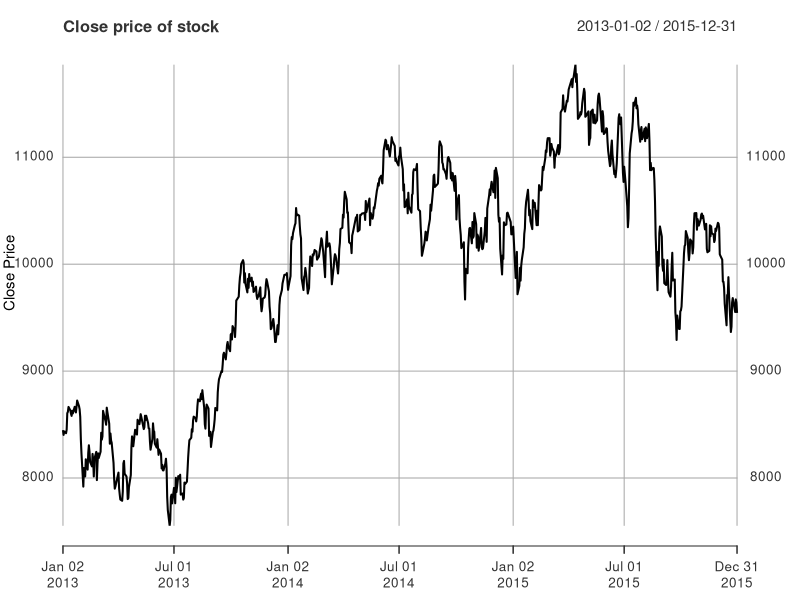
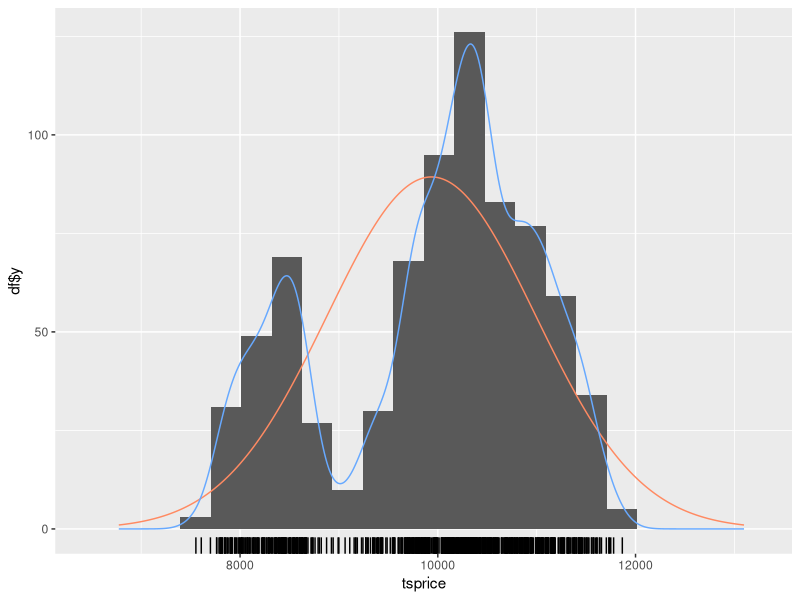
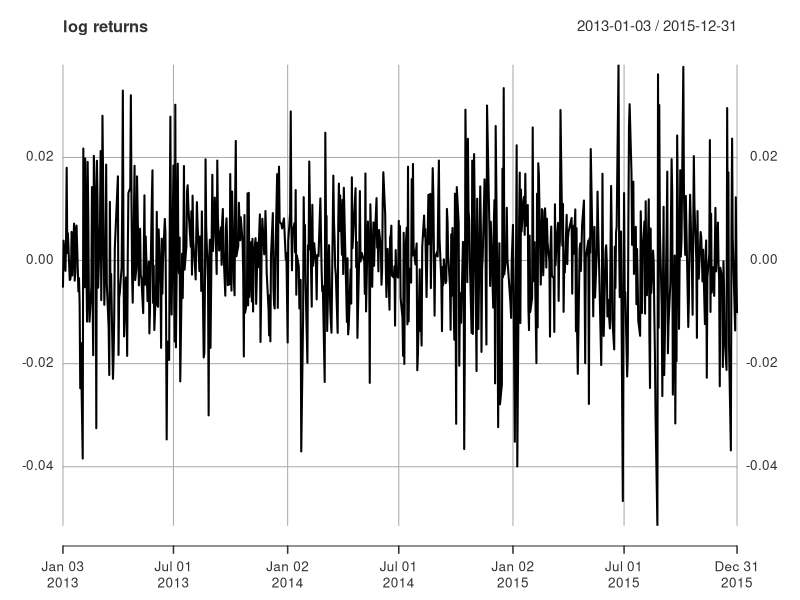
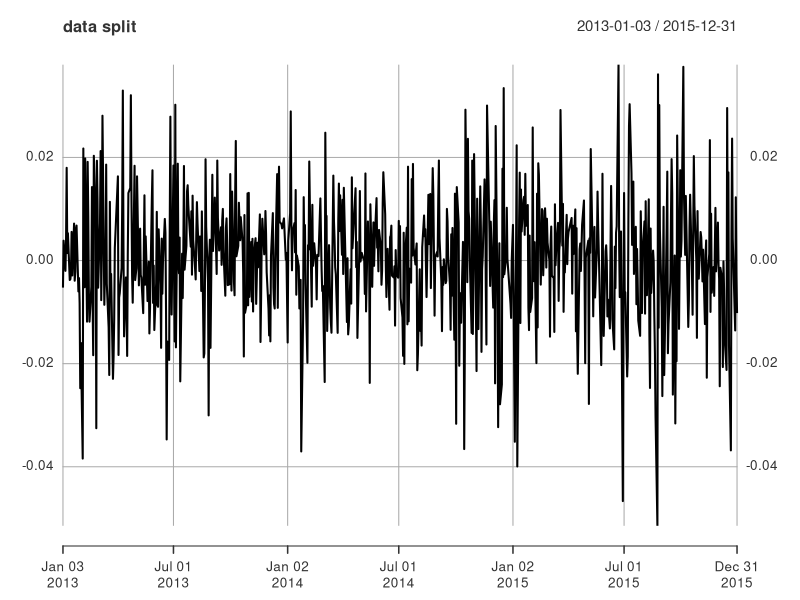
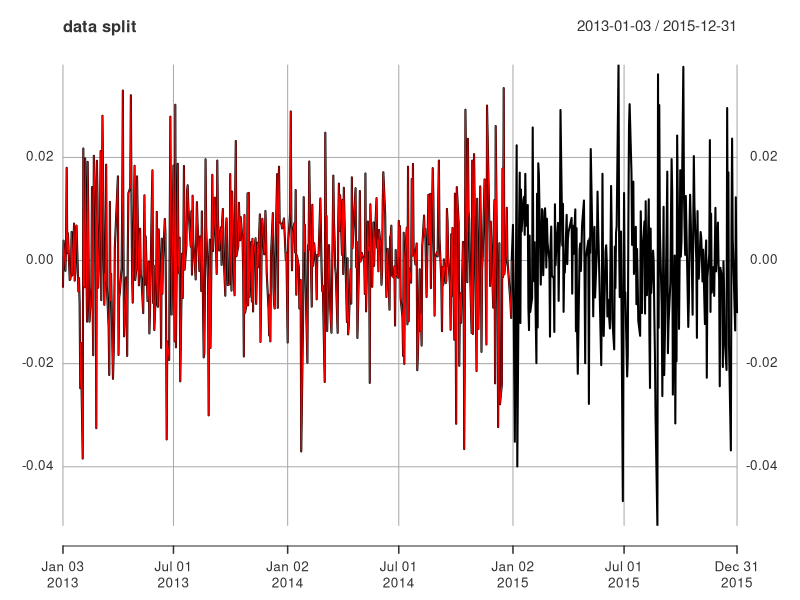
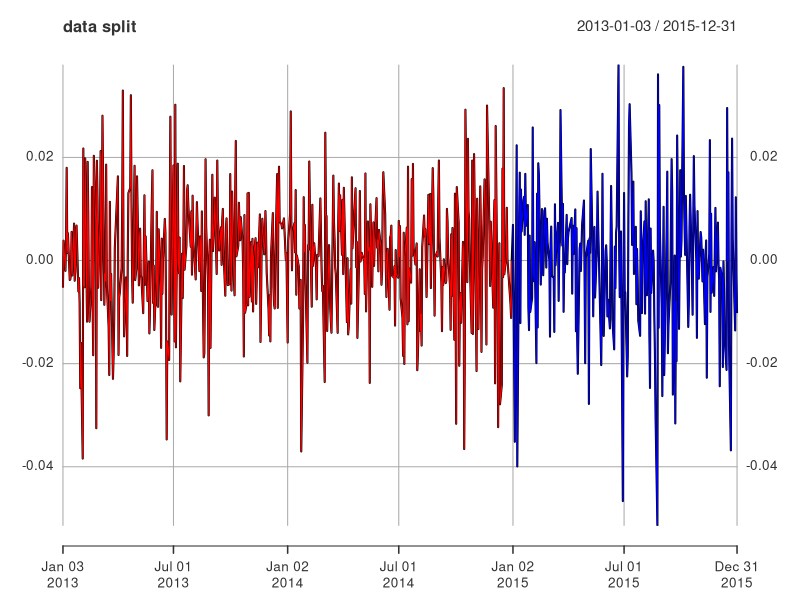
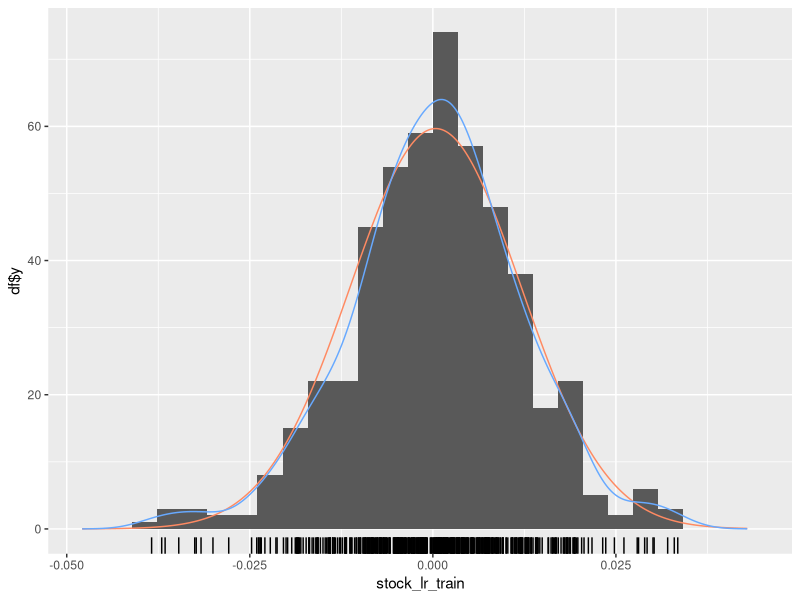
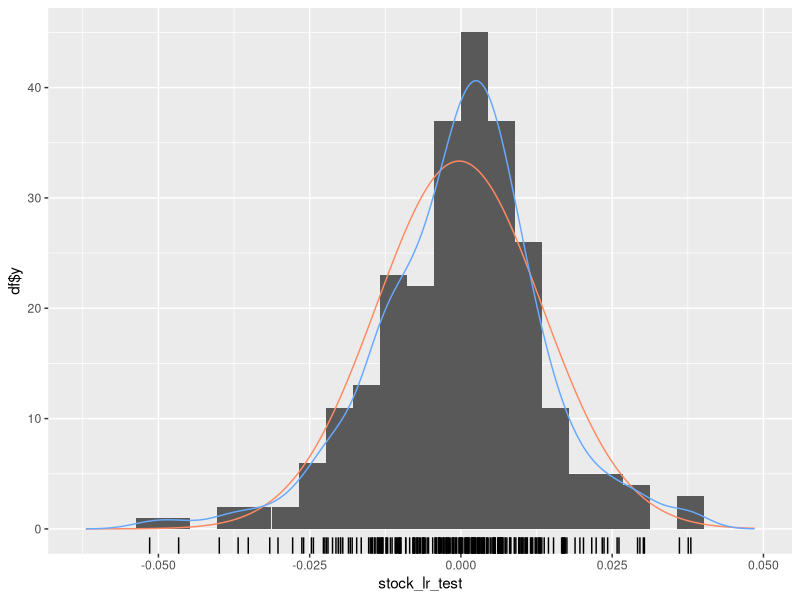

Write R code to recreate these figures, in order. (Note: this script raises an error after producing the figures.)
## ---- chunk 1
knitr::opts_chunk$set(echo = TRUE)
## ---- chunk 2
library(quantmod)
library(tseries)
library(timeSeries)
library(forecast)
library(xts)
library(readr)
library(ggplot2)

raw_data <- read_csv('../data/IBEX35.csv', col_names=TRUE)
tsprice <- xts(x=raw_data$Close, order.by = as.Date(raw_data$Date,"%m/%d/%y"), frequency = 255)
summary(tsprice)

plot(tsprice, type='l', main='Close price of stock', xlab='Date', ylab='Close Price')

gghistogram(tsprice, add.normal = TRUE, add.kde = TRUE, add.rug = TRUE)
## ---- chunk 3
stock_log_return = diff(log(tsprice), lag=1)
stock_log_return = stock_log_return[!is.na(stock_log_return)]

plot(stock_log_return, type='l', main='log returns')
## ---- chunk 4
print(adf.test(stock_log_return))
## ---- chunk 5
stock_lr_train = stock_log_return[index(stock_log_return)<as.Date("2015-01-01")]
stock_lr_test = stock_log_return[index(stock_log_return)>=as.Date("2015-01-01")]

opar <- par()
plot(stock_log_return, main='data split', type='l')
lines(stock_lr_train, col='red', type='l')
lines(stock_lr_test, col='blue', type='l')
par(opar)

gghistogram(stock_lr_train, add.normal = TRUE, add.kde = TRUE)
gghistogram(stock_lr_test, add.normal = TRUE, add.kde = TRUE)
## ---- chunk 6
par(mfrow=c(1,1))
acf.stock = acf(stock_lr_train, main='ACF Plot', lag.max = 100)
pacf.stock = pacf(stock_lr_train, main='PACF Plot', lag.max = 100)

print("Significant spikes in ACF:") 
print(which(abs(acf.stock$acf)>0.05)-1)
print("Significant spikes in PACF:") 
print(which(abs(pacf.stock$acf)>0.05))
## ---- chunk 7
# initializing an xts object for Actual log returns 
actual_series = xts(0, as.Date("2015-1-1", "%Y-%m-%d"))

# initializing a dataframe for the forecasted return series
forecasted_series = data.frame(Forecasted=numeric())

start = nrow(stock_lr_train)
for (d in start:(nrow(stock_log_return)-1)){
  stock_lr_train = stock_log_return[1:d,]
  stock_lr_test = stock_log_return[(d+1):nrow(stock_log_return),]
  
  # summary of ARIMA model using the determined (p,d,q) parameters
  fit = arima(stock_lr_train, order=c(2,0,2), include.mean = FALSE)
  # summary(fit)
  
  # plot acf of the residuals
  # acf(fit$residuals, main="Residuals plot")
  
  # forecasting the log returns
  arima.forecast = forecast.Arima(fit, h=1, level=99)
  # summary(arima.forecast)
  
  # plot the forecast
  # par(mfrow=c(1,1))
  # plot(arima.forecast, main="ARIMA Forecast")
  
  # creating a series of forecasted returns for the forecasted period
  forecasted_series = rbind(forecasted_series, arima.forecast$mean[1])
  colnames(forecasted_series) = c("Forecasted")
  
  # creating a series of actual returns for the forecasted period
  actual_return = stock_log_return[(d+1),]
  actual_series = c(actual_series, xts(actual_return))
  rm(actual_return)
  
  # print(tsprice[(d+1),])
  # print(tsprice[(d+2),])
}

summary(fit)
summary(arima.forecast)
## ---- chunk 8
# adjust the length of the actual return series
actual_series = actual_series[-1]

# create a time sereis object of the forecasted sereis 
forecasted_series = xts(forecasted_series, index(actual_series))

# create a plot of the two return series - actual vs forecasted
plot(actual_series, type='l', main='Actural Returns vs Forecasted Returns')
lines(forecasted_series, lwd=1.5, col='red')
legend('bottomright', c('Actual','Forecasted'), lty=c(1,1), lwd=c(1.5,1.5), col=c('black', 'red'))

# create a table for the accuracy of the forecast
comparison = merge(actual_series, forecasted_series)
comparison$Accuracy = sign(comparison$actual_series)==sign(comparison$Forecasted)
print(comparison)

# compute the accuracy percentage metric
Accuracy_percentage = sum(comparison$Accuracy==1)*100/length(comparison$Accuracy)
print('Accuracy')
print(Accuracy_percentage)

# compute rmse
residual_series <- actual_series - forecasted_series
rmse <- sqrt(sum(apply(residual_series, 1, function(x){x^2}))/nrow(residual_series))
print('RMSE')
print(rmse)
